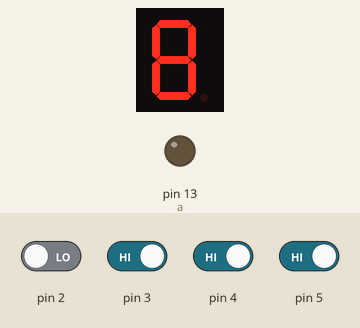
Simulated run of this sketch. Board: Arduino Uno, built with avr-gcc and run on an emulated ATmega328P. Parts: 1-digit seven-segment display, output pins drawn as LEDs (lit = HIGH). Wiring (inferred from the names in the program): 1-digit 7-segment display, segments lit when LOW: segments pin 6, pin 7, pin 8, pin 9, pin 10, pin 11, pin 12. Dashed ring = blinking. The test bench sets the inputs (shaded band); at power-on: pin 3–5 HIGH, pin 2 LOW. The segment pins are drawn as the display they are named for; pins used as bus, display or sensor lines are not drawn.

Above: at 1.2 s.
1.3 s: pin 3 driven LOW and pin 4 driven LOW
At 1.65 s:
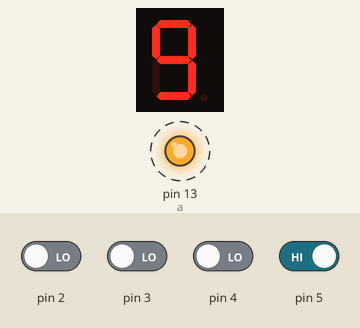
4.3 s: pin 2 driven HIGH
At 5.5 s:
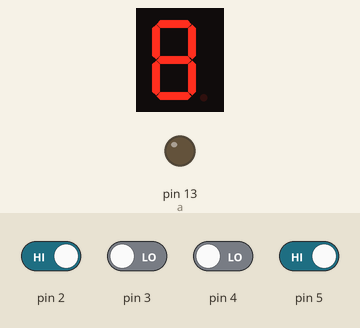
5.8 s: pin 5 driven LOW
At 6.05 s:
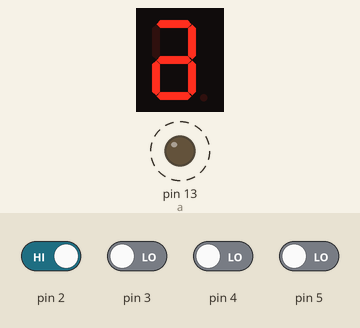
8.8 s: pin 5 driven HIGH
At 9.1 s:
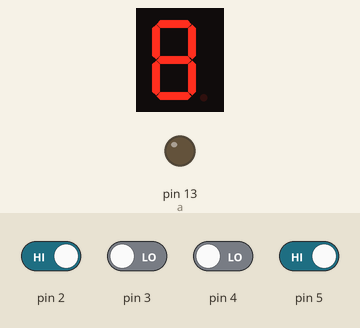
10.3 s: pin 2 driven LOW
At 10.45 s:
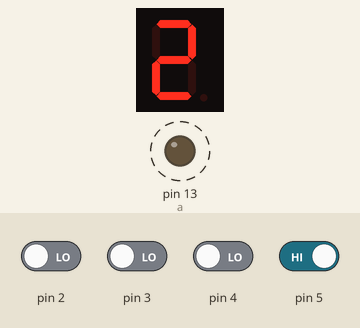
13.3 s: pin 4 driven HIGH and pin 5 driven LOW
At 13.65 s:
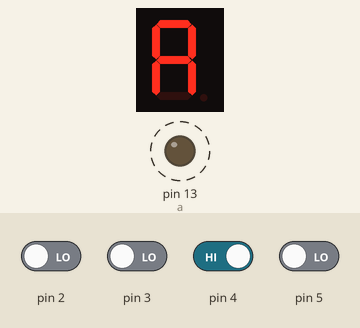
Timing chart, 0 to 17.3 s (numbered marks = the images above; inputs shaded):
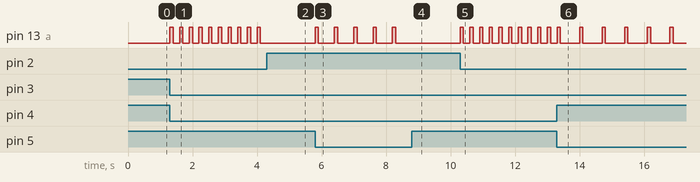

The sketch:

8leds_dswitch.ino
```cpp
short a = 13;
short b = 12;
short c = 11;
short d = 10;
short e = 9;
short f = 8;
short g = 7;
short dot = 6;

short dl = 100;

void setup() {
  pinMode(2, INPUT);
  pinMode(3, INPUT);
  pinMode(4, INPUT);
  pinMode(5, INPUT);
  pinMode(dot, OUTPUT);
  pinMode(g, OUTPUT);
  pinMode(f, OUTPUT);
  pinMode(e, OUTPUT);
  pinMode(d, OUTPUT);
  pinMode(c, OUTPUT);
  pinMode(b, OUTPUT);
  pinMode(a, OUTPUT);
}

void loop() {
  if( digitalRead(2) && !digitalRead(3) && !digitalRead(4) && !digitalRead(5) ) {
    digitalWrite(a, HIGH);
    delay(dl);
    digitalWrite(a, LOW);
    digitalWrite(b, HIGH);
    delay(dl);
    digitalWrite(b, LOW);
    digitalWrite(c, HIGH);
    delay(dl);
    digitalWrite(c, LOW);
    digitalWrite(d, HIGH);
    delay(dl);
    digitalWrite(d, LOW);
    digitalWrite(e, HIGH);
    delay(dl);
    digitalWrite(e, LOW);
    digitalWrite(f, HIGH);
    delay(dl);
    digitalWrite(f, LOW);
  }

  else if( !digitalRead(2) && digitalRead(3) && !digitalRead(4) && !digitalRead(5) ) {
    digitalWrite(a, HIGH);
    delay(dl);
    digitalWrite(a, LOW);
    digitalWrite(b, HIGH);
    delay(dl);
    digitalWrite(b, LOW);
    digitalWrite(g, HIGH);
    delay(dl);
    digitalWrite(g, LOW);
    digitalWrite(e, HIGH);
    delay(dl);
    digitalWrite(e, LOW);
    digitalWrite(d, HIGH);
    delay(dl);
    digitalWrite(d, LOW);
    digitalWrite(c, HIGH);
    delay(dl);
    digitalWrite(c, LOW);
    digitalWrite(g, HIGH);
    delay(dl);
    digitalWrite(g, LOW);
    digitalWrite(f, HIGH);
    delay(dl);
    digitalWrite(f, LOW);
  }

  else if( !digitalRead(2) && !digitalRead(3) && digitalRead(4) && !digitalRead(5) ) {
    digitalWrite(a, HIGH);
    delay(dl);
    digitalWrite(a, LOW);
    digitalWrite(g, HIGH);
    delay(dl);
    digitalWrite(g, LOW);
    digitalWrite(d, HIGH);
    delay(dl);
    digitalWrite(d, LOW);
    digitalWrite(e, HIGH);
    delay(dl);
    digitalWrite(e, LOW);
    digitalWrite(c, HIGH);
    delay(dl);
    digitalWrite(c, LOW);
    digitalWrite(f, HIGH);
    delay(dl);
    digitalWrite(f, LOW);
    digitalWrite(b, HIGH);
    delay(dl);
    digitalWrite(b, LOW);
  }

  else if( !digitalRead(2) && !digitalRead(3) && !digitalRead(4) && digitalRead(5) ) {
    digitalWrite(a, HIGH);
    digitalWrite(d, HIGH);
    delay(dl);
    digitalWrite(a, LOW);
    digitalWrite(d, LOW);
    digitalWrite(f, HIGH);
    digitalWrite(c, HIGH);
    delay(dl);
    digitalWrite(f, LOW);
    digitalWrite(c, LOW);
    digitalWrite(e, HIGH);
    digitalWrite(d, HIGH);
    delay(dl);
    digitalWrite(e, LOW);
    digitalWrite(d, LOW);
  }
}
```

Measured:
- after the input at 1.3 s, pin 13 (a): alternates HIGH for 0.10 s and LOW for 0.20 s, starting at once; the display: changes at once (image 1)
- after the input at 4.3 s, pin 13 (a): stops changing and stays LOW
- after the input at 5.8 s, pin 13 (a): alternates HIGH for 0.10 s and LOW for 0.50 s, starting at once; the display: first changes after 0.10 s (image 3 shows a later state)
- after the input at 8.8 s, pin 13 (a): stops changing and stays LOW
- after the input at 10.3 s, pin 13 (a): alternates HIGH for 0.10 s and LOW for 0.20 s, starting at once; the display: first changes at once (image 5 shows a later state)
- after the input at 13.3 s, pin 13 (a): alternates HIGH for 0.10 s and LOW for 0.60 s, starting after 0.70 s
